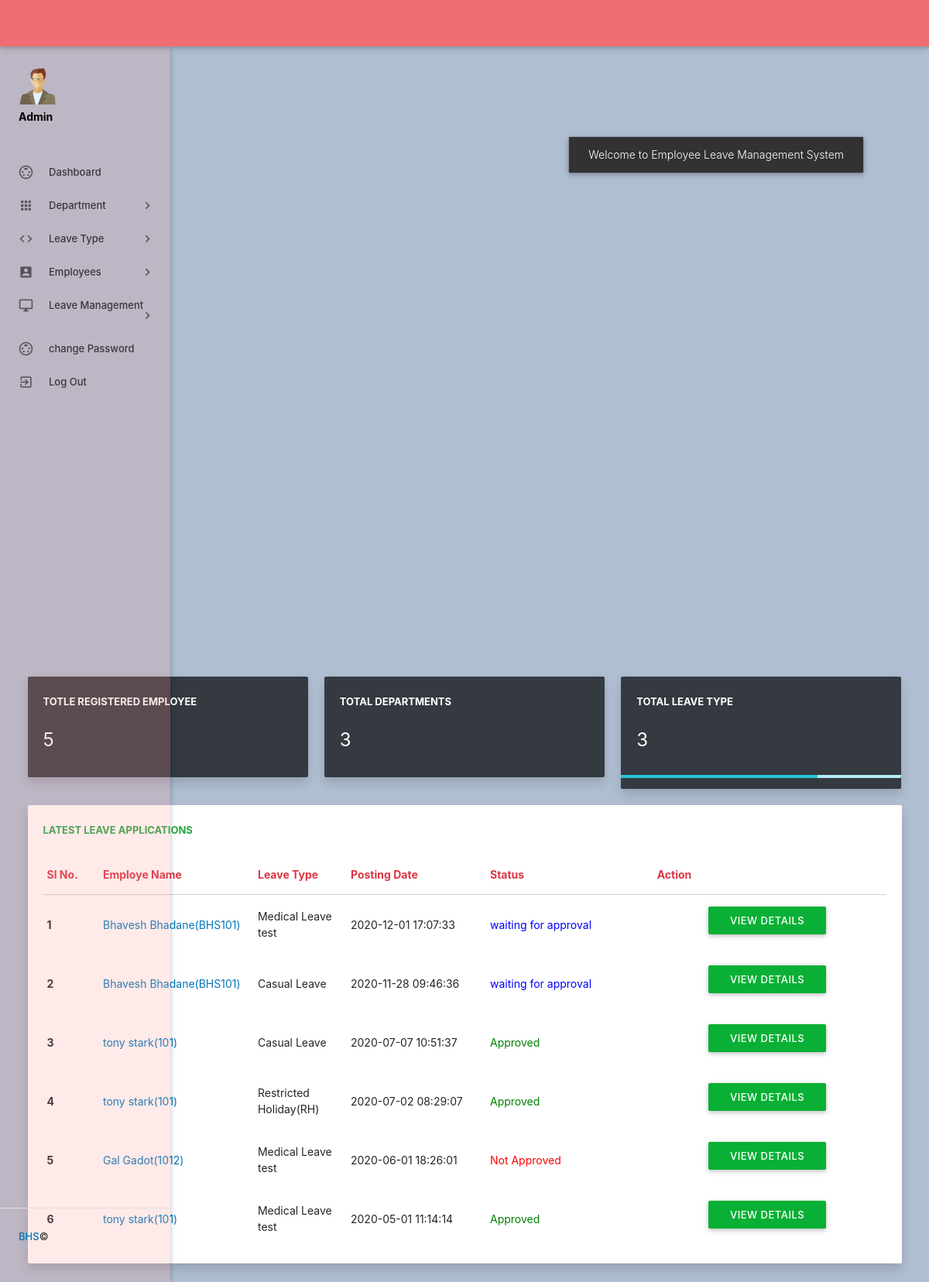
Screenshot of /admin/dashboard.php (signed in) with the database file from the repository.
### tables this page shows
CREATE TABLE `tblleaves` (
  `id` int NOT NULL,
  `LeaveType` varchar(110) NOT NULL,
  `ToDate` varchar(120) NOT NULL,
  `FromDate` varchar(120) NOT NULL,
  `Description` mediumtext NOT NULL,
  `PostingDate` timestamp NOT NULL DEFAULT CURRENT_TIMESTAMP,
  `AdminRemark` mediumtext,
  `AdminRemarkDate` varchar(120) DEFAULT NULL,
  `Status` int NOT NULL,
  `IsRead` int NOT NULL,
  `empid` int DEFAULT NULL
);

CREATE TABLE `tblemployees` (
  `id` int NOT NULL,
  `EmpId` varchar(100) NOT NULL,
  `FirstName` varchar(150) NOT NULL,
  `LastName` varchar(150) NOT NULL,
  `EmailId` varchar(200) NOT NULL,
  `Password` varchar(180) NOT NULL,
  `Gender` varchar(100) NOT NULL,
  `Dob` varchar(100) NOT NULL,
  `Department` varchar(255) NOT NULL,
  `Address` varchar(255) NOT NULL,
  `City` varchar(200) NOT NULL,
  `Country` varchar(150) NOT NULL,
  `Phonenumber` char(11) NOT NULL,
  `Status` int NOT NULL,
  `RegDate` timestamp NOT NULL DEFAULT CURRENT_TIMESTAMP
);

### admin/dashboard.php (the view, shortened to what this page needs)
    <?php
include('includes/config.php');
if(strlen($_SESSION['alogin'])==0)
    {
header('location:index.php');
}
else{
?>
<!DOCTYPE html>
<html lang="en">
    <head>
        <link rel="stylesheet" href="https://maxcdn.bootstrapcdn.com/bootstrap/4.5.0/css/bootstrap.min.css">
        <link type="text/css" rel="stylesheet" href="../assets/plugins/materialize/css/materialize.css"/>
        <link href="../assets/plugins/metrojs/MetroJs.min.css" rel="stylesheet">
        <link href="../assets/plugins/weather-icons-master/css/weather-icons.min.css" rel="stylesheet">
        <link href="../assets/css/alpha.min.css" rel="stylesheet" type="text/css"/>
        <link href="../assets/css/style.css" rel="stylesheet" type="text/css"/>
    </head>
    <body>
           <?php include('includes/header.php');?>
       <?php include('includes/sidebar.php');?>
            <main class="mn-inner mt-5">
                <div class="">
                    <div class="row no-m-t no-m-b">
                    <div class="col s12 m12 col-md-4 l4">
                        <div class="card stats-card border-0 shadow bg-dark ">
                            <div class="card-content">
                                <span class="card-title text-white">Totle REGISTERED Employee</span>
                                <span class="stats-counter text-white">
<?php
$sql = "SELECT id from tblemployees";
$query = $dbh -> prepare($sql);
$query->execute();
$empcount=$query->rowCount();
?>
                                    <span class="counter"><?php echo htmlentities($empcount);?></span></span>
                            </div>
                            <div id="sparkline-bar"></div>
                        </div>
                    </div>
                        <div class="col s12 m12 col-md-4 l4">
                        <div class="card stats-card border-0 shadow bg-dark">
                            <div class="card-content">
                                <span class="card-title text-white">Total Departments </span>
    <?php
$sql = "SELECT id from tbldepartments";
$query = $dbh -> prepare($sql);
$query->execute();
$dptcount=$query->rowCount();
?>
                                <span class="stats-counter text-white"><span class="counter"><?php echo htmlentities($dptcount);?></span></span>
                            </div>
                            <div id="sparkline-line"></div>
                        </div>
                    </div>
                    <div class="col s12 m12 col-md-4 l4">
                        <div class="card stats-card border-0 shadow bg-dark">
                            <div class="card-content">
                                <span class="card-title text-white">Total leave Type</span>
                                    <?php
$sql = "SELECT id from  tblleavetype";
$query = $dbh -> prepare($sql);
$query->execute();
$leavtypcount=$query->rowCount();
?>
                                <span class="stats-counter text-white"><span class="counter"><?php echo htmlentities($leavtypcount);?></span></span>
                            </div>
                            <div class="progress stats-card-progress">
                                <div class="determinate" style="width: 70%"></div>
                            </div>
                        </div>
                    </div>
                </div>
                    <div class="row no-m-t no-m-b">
                        <div class="col s12 m12 l12 col-md-12">
                            <div class="card invoices-card border-0 shadow">
                                <div class="card-content">
                                    <span class="card-title text-success">Latest Leave Applications</span>
                             <table id="example" class="display responsive-table bg-transparent">
                                    <thead>
                                        <tr>
                                            <th class="text-danger">Sl No.</th>
                                            <th width="200" class="text-danger">Employe Name</th>
                                            <th width="120" class="text-danger">Leave Type</th>
                                             <th width="180" class="text-danger">Posting Date</th>
                                            <th class="text-danger">Status</th>
                                            <th align="center" class="text-danger text-center" >Action</th>
                                        </tr>
                                    </thead>
                                    <tbody>
<?php $sql = "SELECT tblleaves.id as lid,tblemployees.FirstName,tblemployees.LastName,tblemployees.EmpId,tblemployees.id,tblleaves.LeaveType,tblleaves.PostingDate,tblleaves.Status from tblleaves join tblemployees on tblleaves.empid=tblemployees.id order by lid desc limit 6";
$query = $dbh -> prepare($sql);
$query->execute();
$results=$query->fetchAll(PDO::FETCH_OBJ);
$cnt=1;
if($query->rowCount() > 0)
{
foreach($results as $result)
{
      ?>
                                        <tr>
                                            <td> <b><?php echo htmlentities($cnt);?></b></td>
                                              <td><a href="editemployee.php?empid=<?php echo htmlentities($result->id);?>" target="_blank"><?php echo htmlentities($result->FirstName." ".$result->LastName);?>(<?php echo htmlentities($result->EmpId);?>)</a></td>
                                            <td><?php echo htmlentities($result->LeaveType);?></td>
                                            <td><?php echo htmlentities($result->PostingDate);?></td>
                                                                       <td><?php $stats=$result->Status;
if($stats==1){
                                             ?>
                                                 <span style="color: green">Approved</span>
                                                 <?php } if($stats==2)  { ?>
                                                <span style="color: red">Not Approved</span>
                                                 <?php } if($stats==0)  { ?>
 <span style="color: blue">waiting for approval</span>
 <?php } ?>
                                             </td>
          <td>
           <td><a href="leave-details.php?leaveid=<?php echo htmlentities($result->lid);?>" class="waves-effect waves-light btn blue m-b-xs"  > View Details</a></td>
                                    </tr>
                                         <?php $cnt++;} }?>
                                    </tbody>
                                </table>
                                </div>
                            </div>
                        </div>
                    </div>
                </div>
            </main>
        </div>
    </body>
</html>
<?php } ?>

### assets/css/style.css (style rules this page uses)
.btn { background:#09b035!important; }

### admin/includes/sidebar.php (style rules this page uses)
body { background-color:#AFBED1; }

### rows the page displays
tblleaves: tblemployees.FirstName+LastName "Bhavesh Bhadane", tblemployees.EmpId "BHS101", LeaveType "Medical Leave test", PostingDate "2020-12-01 17:07:33", Status "waiting for approval"
tblleaves: tblemployees.FirstName+LastName "Bhavesh Bhadane", tblemployees.EmpId "BHS101", LeaveType "Casual Leave", PostingDate "2020-11-28 09:46:36", Status "waiting for approval"
tblleaves: tblemployees.FirstName+LastName "tony stark", tblemployees.EmpId "101", LeaveType "Casual Leave", PostingDate "2020-07-07 10:51:37", Status "Approved"
tblleaves: tblemployees.FirstName+LastName "tony stark", tblemployees.EmpId "101", LeaveType "Restricted Holiday(RH)", PostingDate "2020-07-02 08:29:07", Status "Approved"
tblleaves: tblemployees.FirstName+LastName "Gal Gadot", tblemployees.EmpId "1012", LeaveType "Medical Leave test", PostingDate "2020-06-01 18:26:01", Status "Not Approved"
tblleaves: tblemployees.FirstName+LastName "tony stark", tblemployees.EmpId "101", LeaveType "Medical Leave test", PostingDate "2020-05-01 11:14:14", Status "Approved"

### other values shown
$empcount "5"
$dptcount "3"
$leavtypcount "3"
